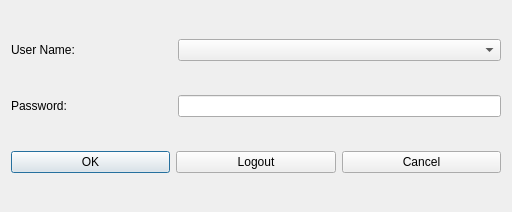
<?xml version="1.0" encoding="UTF-8"?>
<ui version="4.0">
 <class>QLoginDlg</class>
 <widget class="QDialog" name="QLoginDlg">
  <property name="geometry">
   <rect>
    <x>0</x>
    <y>0</y>
    <width>512</width>
    <height>212</height>
   </rect>
  </property>
  <property name="windowTitle">
   <string>登陆</string>
  </property>
  <layout class="QGridLayout" name="gridLayout">
   <item row="2" column="0" colspan="3">
    <layout class="QHBoxLayout" name="horizontalLayout">
     <item>
      <widget class="QPushButton" name="login_OKpb">
       <property name="text">
        <string>OK</string>
       </property>
      </widget>
     </item>
     <item>
      <widget class="QPushButton" name="login_Logoutpb">
       <property name="text">
        <string>Logout</string>
       </property>
      </widget>
     </item>
     <item>
      <widget class="QPushButton" name="login_Cancelpb">
       <property name="text">
        <string>Cancel</string>
       </property>
      </widget>
     </item>
    </layout>
   </item>
   <item row="0" column="0">
    <widget class="QLabel" name="label">
     <property name="text">
      <string>User Name:</string>
     </property>
    </widget>
   </item>
   <item row="1" column="0">
    <widget class="QLabel" name="label_2">
     <property name="text">
      <string>Password:</string>
     </property>
    </widget>
   </item>
   <item row="1" column="1" colspan="2">
    <widget class="QLineEdit" name="login_Passwd"/>
   </item>
   <item row="0" column="1" colspan="2">
    <widget class="QComboBox" name="login_UserName"/>
   </item>
  </layout>
 </widget>
 <layoutdefault spacing="6" margin="11"/>
 <resources/>
 <connections/>
</ui>
